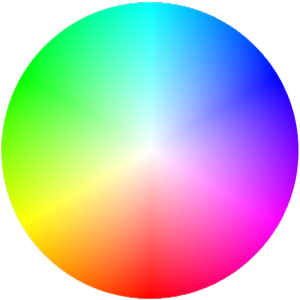
#> input picture ColorWheel.png, 300 x 300 px
$ python display.py
#> lines starting #> are read from the running program, lines starting #| are printed output that depends on the picture
import matplotlib.pyplot as plt
import matplotlib.patches as mpatches
import numpy as np
from PIL import Image


def add_subplot_axes(ax, rect):
    fig = plt.gcf()
    box = ax.get_position()
    width = box.width
    height = box.height
    inax_position = ax.transAxes.transform(rect[0:2])
    transFigure = fig.transFigure.inverted()
    infig_position = transFigure.transform(inax_position)
    x = infig_position[0]
    y = infig_position[1]
    width *= rect[2]
    height *= rect[3]
    subax = fig.add_axes([x, y, width, height])
    return subax


def click(event):
    if colorpicker.contains(event)[0]:
        x = event.xdata
        y = event.ydata
        if x is not None and y is not None:
            x = round(x)
            y = round(y)
            xc = x / 150 - 1
            yc = y / 150 - 1
            r = np.sqrt(xc ** 2 + yc ** 2)
            if r < 0.99:
                color = img[y, x, :]
                C.set_color(color / 255)
    elif mirror.contains(event)[0]:
        for pixel in mirror.get_children():
            if isinstance(pixel, Pixel):
                if pixel.contains(event)[0]:
                    pixel.set_color(C.get_ec())
                    break
    plt.draw()


class Pixel(mpatches.Rectangle):
    def __init__(self, x, y, xlen, ylen):
        super().__init__((x, y), xlen, ylen, fill=True)
        self.set_color((0, 0, 0))


fig, ax = plt.subplots()
plt.subplots_adjust(left=0.01,
                    bottom=0.01,
                    right=0.99,
                    top=0.99,
                    wspace=0.1,
                    hspace=0.1)


Ps = [Pixel(i * 0.01, 0.7, 0.01, 0.3) for i in range(100)]
mirror = add_subplot_axes(ax, [0.01, 0.01, 0.98, 0.49])
for P in Ps:
    mirror.add_artist(P)

img = Image.open("ColorWheel.png")
#> img is the input picture: PIL image 300x300 RGBA; mean R, G, B, A 189.1, 189.3, 188.4, 196.7
img = np.asarray(img.convert("RGB"))
#> img: shape (300, 300, 3)
colorpicker = add_subplot_axes(ax, [0, 0.51, 0.48, 0.48])
colorpicker.imshow(img)
colorpicker.axis("off")

C = Pixel(-0.5, -0.5, 1, 1)
current = add_subplot_axes(ax, [0.5, 0.7, 0.2, 0.2])
current.axis("equal")
current.axis("off")
current.add_artist(C)

fig.canvas.mpl_connect("button_press_event", click)
ax.axis("off")

# print(ax.get_children())

plt.show()
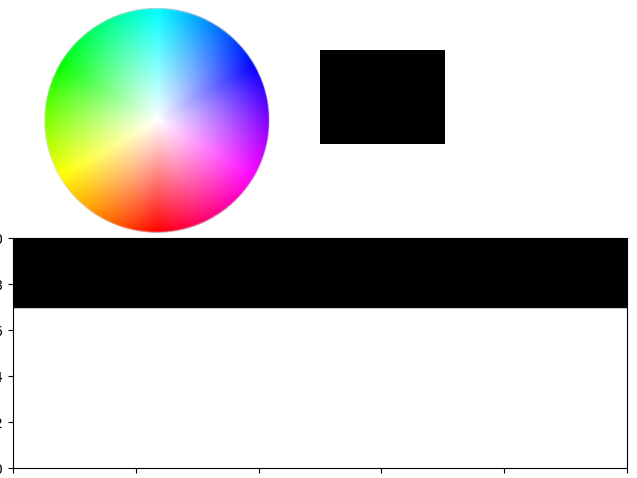
#> figure drawn by matplotlib, 3 panels
